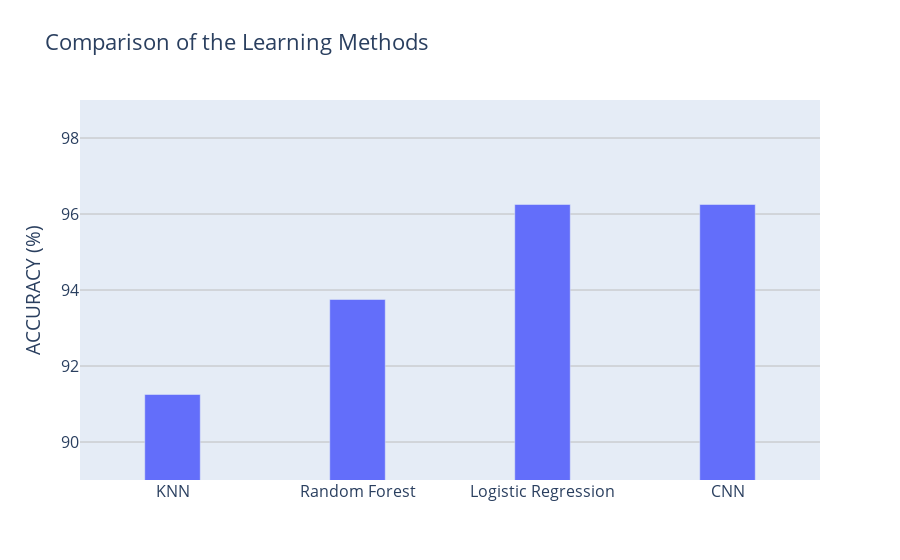

Here is the notebook cell this chart was saved with:
### Code cell
trace1 = go.Bar(x = df.iloc[:,0].tolist(), y = df.iloc[:,1].tolist())

data1 = [trace1]
layout1 = go.Layout(
    title='Comparison of the Learning Methods',
    xaxis=dict(titlefont=dict(size=16)),
    yaxis=dict(title='ACCURACY (%)',gridwidth=1, gridcolor='#bdbdbd', range=[89, 99]),
    font=dict(size=16),
    bargap = 0.7,
    barmode='group')

fig = go.Figure(data=data1, layout=layout1)
py.iplot(fig, filename='grouped-bar')

### Figure 1 — Plotly figure (JSON) as saved in the notebook; plotly's stock layout.template omitted (floating-point values rounded to 4 significant figures)
{"data": [{"type": "bar", "x": ["KNN", "Random Forest", "Logistic Regression", "CNN"], "y": [91.25, 93.75, 96.25, 96.25]}], "layout": {"bargap": 0.7, "barmode": "group", "font": {"size": 16}, "title": {"text": "Comparison of the Learning Methods"}, "xaxis": {"title": {"font": {"size": 16}}}, "yaxis": {"gridcolor": "#bdbdbd", "gridwidth": 1, "range": [89, 99], "title": {"text": "ACCURACY (%)"}}}}
